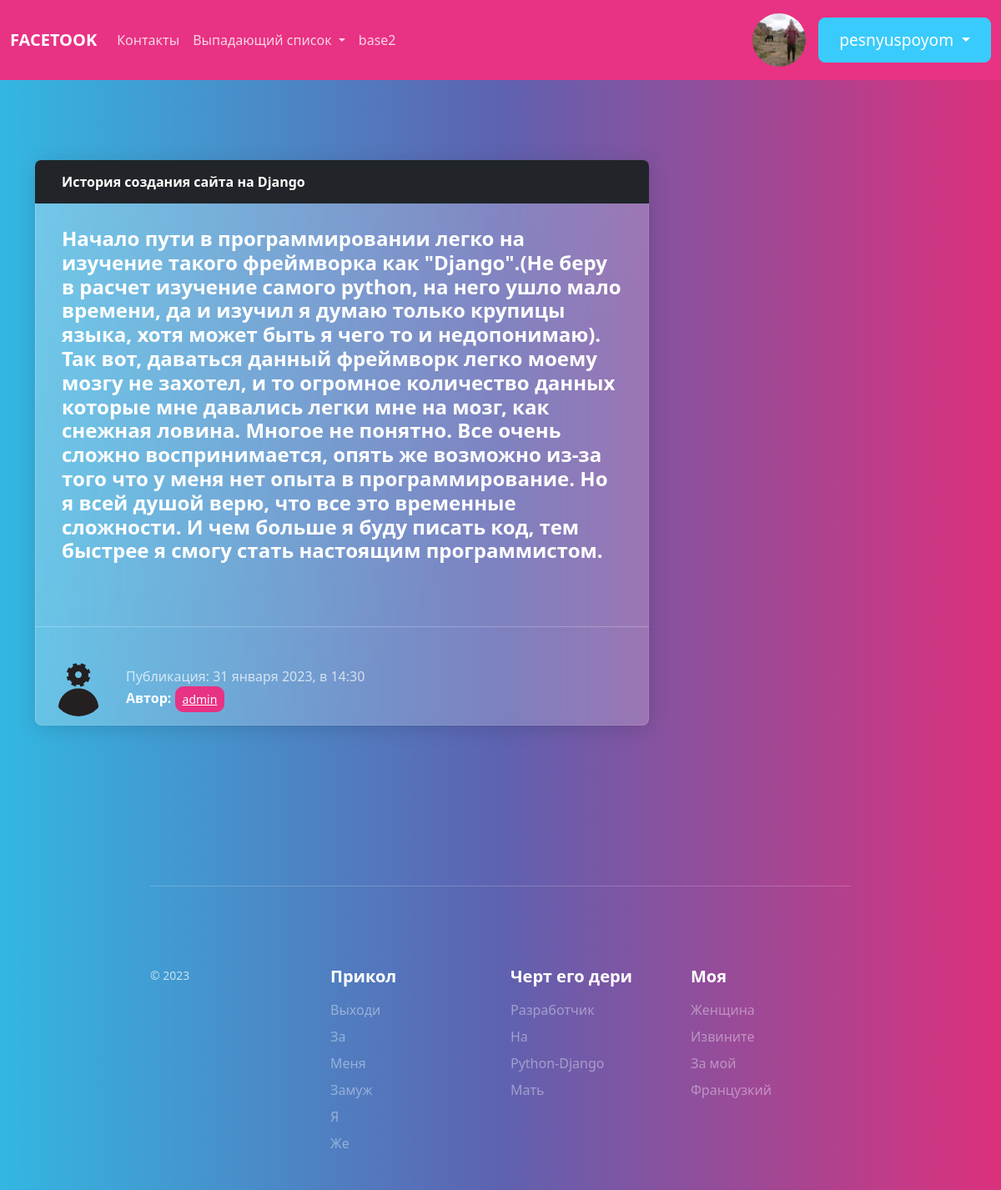
The page /news/2 (signed in) on the database its author committed.
### users/models.py (models this page shows, shortened)
class Profile(models.Model):
    user = models.OneToOneField(User, on_delete=models.CASCADE)
    img = models.ImageField('Фото пользователя', default='default.png', upload_to='user_images')
    class Meta:
        verbose_name = 'Профайл'
        verbose_name_plural = 'Профайлы'

### blog/models.py (models this page shows, shortened)
class News(models.Model):                                       # unique СНИЗУ, добавляет уникальность, статьи с таким же именем не будет
    title = models.CharField('Название статьи', max_length=200, unique=True) # класс CharField позволяет создать поле, в котором мы можем написать текст с ограничением 100 символов
    text = models.TextField('Основной текст статьи') # класс TextField позволяет создать поле, в котором мы можем написать текст ограничением
    date = models.DateTimeField('Дата', default=timezone.now) # класс DateTimeField время создания статьи
    avtor = models.ForeignKey(User, verbose_name='Автор', on_delete=models.CASCADE)  # это поле привязанное к определенному пользователю + управлние удалением этого пользователя
    def __str__(self):
        return f'{self.title}'
    class Meta:
        verbose_name = 'Новость'
        verbose_name_plural = 'Новости'

### blog/views.py (the view)
# urls.py: path('news/<int:pk>', views.NewsDetailView.as_view(), name='news-detail'),
class NewsDetailView(DetailView):
    model = News
    template_name = 'blog/news_detail.html'
    def get_context_data(self, **kwards):
        ctx = super(NewsDetailView, self).get_context_data(**kwards)
        ctx['title'] = News.objects.get(pk=self.kwargs['pk'])
        return ctx

### blog/templates/blog/news_detail.html (shortened to what this page needs)
{% extends 'blog/base.html' %}
{%block content%}
<div class="card border-dark mb-5">
    <div class="card-header">{{ object.title }}</div>
    <div class="card-body">
        <h4 class="card-title">{{ object.text|safe }}</h4>
    </div>
    <hr>
    <div style="display: flex; align-items: center;">
        <div>
            <img src="{{ object.avtor.profile.img.url }}" alt="{{ object.avtor }}" class="user_images">
        </div>
        <div style="margin-left: 10px; margin-top: 15px;">
            <span class="text-muted">Публикация: {{ object.date|date:"d E Y, в H:i"}}</span>
            <p>
                <b>Автор:</b>
                <button type="button" class="btn btn-primary btn-sm">
                    <a href="{% url 'user-news' object.avtor %}"> {{object.avtor}}</a>
                </button>
            </p>
        </div>
    </div>
</div>
{% endblock %}

### blog/templates/blog/base.html (shortened to what this page needs)
{% load static %}
<!doctype html>
<html lang="ru">
<head>
    <link rel="stylesheet" href="{% static 'css/bootstrap.css' %}">
    <link rel="stylesheet" href="{% static 'blog/main.css' %}">
</head>
<body>
<nav class="navbar navbar-expand-lg navbar-dark bg-primary">
    <div class="container-fluid">
        <a class="navbar-brand" href="http://127.0.0.1:8000/">
            <ya-tr-span data-index="41-0" data-translated="false" data-source-lang="en" data-target-lang="ru"
                        data-value="Navbar" data-translation="Панель навигации" data-ch="0" data-type="trSpan">
                FACETOOK
            </ya-tr-span>
        </a>
        <div class="collapse navbar-collapse" id="navbarColor01">
            <ul class="navbar-nav me-auto">
                <li class="nav-item">
                    <a class="nav-link" href="{% url 'contacts' %}">
                        <ya-tr-span data-index="43-0" data-translated="false" data-source-lang="en"
                                    data-target-lang="ru" data-value="Features" data-translation="Характеристики"
                                    data-ch="0" data-type="trSpan">Контакты
                        </ya-tr-span>
                    </a>
                </li>
                <li class="nav-item dropdown">
                    <a class="nav-link dropdown-toggle show" data-bs-toggle="dropdown" href="#" role="button"
                       aria-haspopup="true" aria-expanded="true">
                        <ya-tr-span data-index="46-0" data-translated="false" data-source-lang="en"
                                    data-target-lang="ru" data-value="Dropdown" data-translation="Выпадающий список"
                                    data-ch="0" data-type="trSpan">Выпадающий список
                        </ya-tr-span>
                    </a>
                </li>
                <li class="nav-item">
                    <a class="nav-link" href="{% url 'base2' %}">
                        <ya-tr-span data-index="43-0" data-translated="false" data-source-lang="en"
                                    data-target-lang="ru" data-value="Features" data-translation="Характеристики"
                                    data-ch="0" data-type="trSpan">base2
                        </ya-tr-span>
                    </a>
                </li>
            </ul>
            {% if not user.is_authenticated %}
            <a href="{% url 'reg' %}">
                <button class="btn btn-outline-warning">Регистрация</button>
            </a>
            <a href="{% url 'user' %}" class="px-2">
                <button class="btn btn-outline-info">Войти</button>
            </a>
            {% else %}
            <img src="{{ user.profile.img.url }}" alt="{{ username }}'s profile picture" class="user_images">
            <div class="btn-group" role="group" aria-label="Группа кнопок с вложенным выпадающим списком">
                <div class="btn-group" role="group">
                    <button id="btnGroupDrop4" type="button" class="btn btn-info dropdown-toggle"
                            data-bs-toggle="dropdown" aria-haspopup="true" aria-expanded="false"
                            style="font-size: 1.2em;">
                        {{ user.username }}
                    </button>
                </div>
            </div>
            {% endif %}
        </div>
    </div>
</nav>
<div class="container mt-5">
    <div class="row">
        <div class="col-md-8">
            {% block content %}
            {% endblock %}
        </div>
        <div class="col-md-4">
        </div>
    </div>
</div>
<footer class="pt-4 my-md-5 pt-md-5 border-top">
    <div class="row">
        <div class="col-12 col-md">
            <small class="d-block mb-3 text-muted">© 2023</small>
        </div>
        <div class="col-6 col-md">
            <h5>Прикол</h5>
            <ul class="list-unstyled text-small">
                <li class="mb-1"><a class="link-secondary text-decoration-none" href="#">Выходи</a></li>
                <li class="mb-1"><a class="link-secondary text-decoration-none" href="#">За</a></li>
                <li class="mb-1"><a class="link-secondary text-decoration-none" href="#">Меня</a></li>
                <li class="mb-1"><a class="link-secondary text-decoration-none" href="#">Замуж</a></li>
                <li class="mb-1"><a class="link-secondary text-decoration-none" href="#">Я</a></li>
                <li class="mb-1"><a class="link-secondary text-decoration-none" href="#">Же</a></li>
            </ul>
        </div>
        <div class="col-6 col-md">
            <h5>Черт его дери</h5>
            <ul class="list-unstyled text-small">
                <li class="mb-1"><a class="link-secondary text-decoration-none" href="#">Разработчик</a></li>
                <li class="mb-1"><a class="link-secondary text-decoration-none" href="#">На</a></li>
                <li class="mb-1"><a class="link-secondary text-decoration-none" href="#">Python-Django</a></li>
                <li class="mb-1"><a class="link-secondary text-decoration-none" href="#">Мать</a></li>
            </ul>
        </div>
        <div class="col-6 col-md">
            <h5>Моя</h5>
            <ul class="list-unstyled text-small">
                <li class="mb-1"><a class="link-secondary text-decoration-none" href="#">Женщина</a></li>
                <li class="mb-1"><a class="link-secondary text-decoration-none" href="#">Извините</a></li>
                <li class="mb-1"><a class="link-secondary text-decoration-none" href="#">За мой</a></li>
                <li class="mb-1"><a class="link-secondary text-decoration-none" href="#">Французкий</a></li>
            </ul>
        </div>
    </div>
</footer>
</body>
</html>

### blog/static/blog/main.css (style rules this page uses)
.user_images { width: 64px; height: 64px; border-radius: 50%; margin-right: 15px; margin-left: 20px; }
footer { width: 70%; margin-left: 15%; }

### blog/templates/blog/base.html (style rules this page uses)
.navbar-brand { font-weight: bold; }

### rows shown on the page
News: title "История создания сайта на Django", text "Начало пути в программировании легко на изучение такого фреймворка как \"Django\".(Не беру в расчет изучение самого python, на него ушло мало времени, да и изучил я думаю только крупицы языка, хотя может быть я чего то и недопонимаю). Так вот, даваться данный фреймворк легко моему мозгу не захотел, и то огромное количество данных которые мне давались легки мне на мозг, как снежная ловина. Многое не понятно. Все очень сложно воспринимается, опять же возможно из-за того что у меня нет опыта в программирование. Но я всей душой верю, что все это временные сложности. И чем больше я буду писать код, тем быстрее я смогу стать настоящим программистом.", avtor.profile.img (picture), date "31 января 2023, в 14:30", avtor "admin"

### other values the page prints
{{ user.username }} "pesnyuspoyom"
